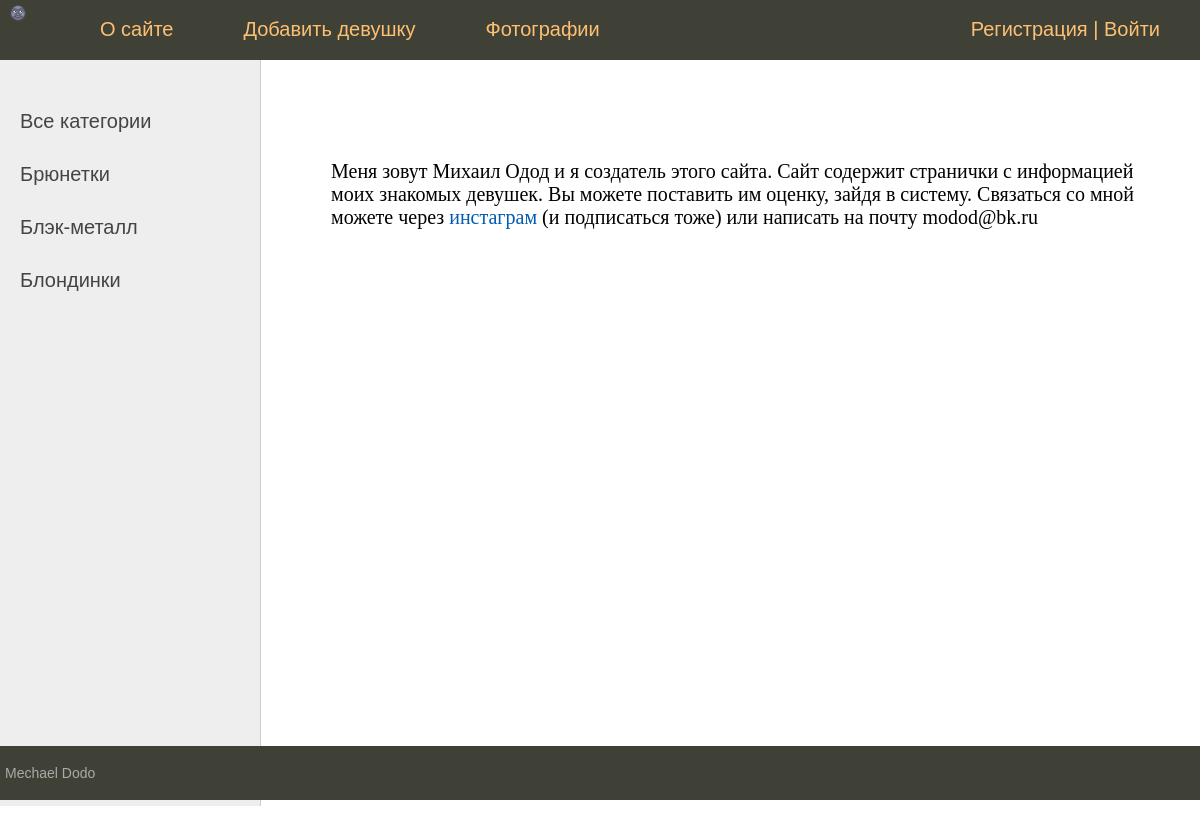
The page /about/ on the database its author committed.
### beautido_app/models.py (models this page shows, shortened)
class Category(models.Model):
    title = models.CharField(max_length=100, db_index=True)
    slug = models.SlugField(max_length=255, unique=True, db_index=True)
    def get_absolute_url(self):
        return reverse('show_the_category', args=[self.slug, ])

### beautido_app/views.py (the view)
# urls.py: path('about/', about, name='about'),
def about(request):
    context = {
        'title': 'About',
        'menu': menu,
    }
    return render(request, 'beautido_app/about.html', context)

### beautido_app/templatetags/beautido_app_tags.py (called while the page is built)
@register.inclusion_tag('beautido_app/list_categories.html')
def show_categories(sort=None, cat_selected=0):
    if not sort:
        categories = Category.objects.annotate(Count('girls'))
    else:
        categories = Category.objects.order_by(sort)
    return {'categories': categories, 'cat_selected': cat_selected}

### beautido_app/templates/beautido_app/about.html
{% extends 'beautido_app/base.html' %}
{% block content %}
    <div>
        Меня зовут Михаил Одод и я создатель этого сайта. Сайт содержит странички с информацией моих знакомых девушек.
        Вы можете поставить им оценку, зайдя в систему. Связаться со мной можете через
        <a href="https://www.instagram.com/mechaeldodo/">инстаграм</a> (и подписаться тоже)
        или написать на почту modod@bk.ru
    </div>
{% endblock content %}

### beautido_app/templates/beautido_app/list_categories.html (shortened to what this page needs)
{% for category in categories %}
        {% if cat_selected == category.slug %}
            <li class="selected">{{ category.title }}</li>
        {% else %}
            <li><a href="{{ category.get_absolute_url }}">{{ category.title }}</a></li>
        {% endif %}
{% endfor %}

### beautido_app/static/beautido_app/css/styles.css (style rules this page uses)
html, body { font-family: 'Arial'; margin: 0; padding: 0; height: 100%; width: 100%; color: #444; }
a { color: #0059b2; text-decoration: none; }
.left-chapters ul li { margin: 30px 0 0 0; color: #999; }
.left-chapters ul li a { color: #444; text-decoration: none; }

### rows shown on the page
Category: title "Брюнетки"
Category: title "Блэк-металл"
Category: title "Блондинки"

### other values the page prints
{{ m.title }} "О сайте" "Добавить девушку" "Фотографии"
